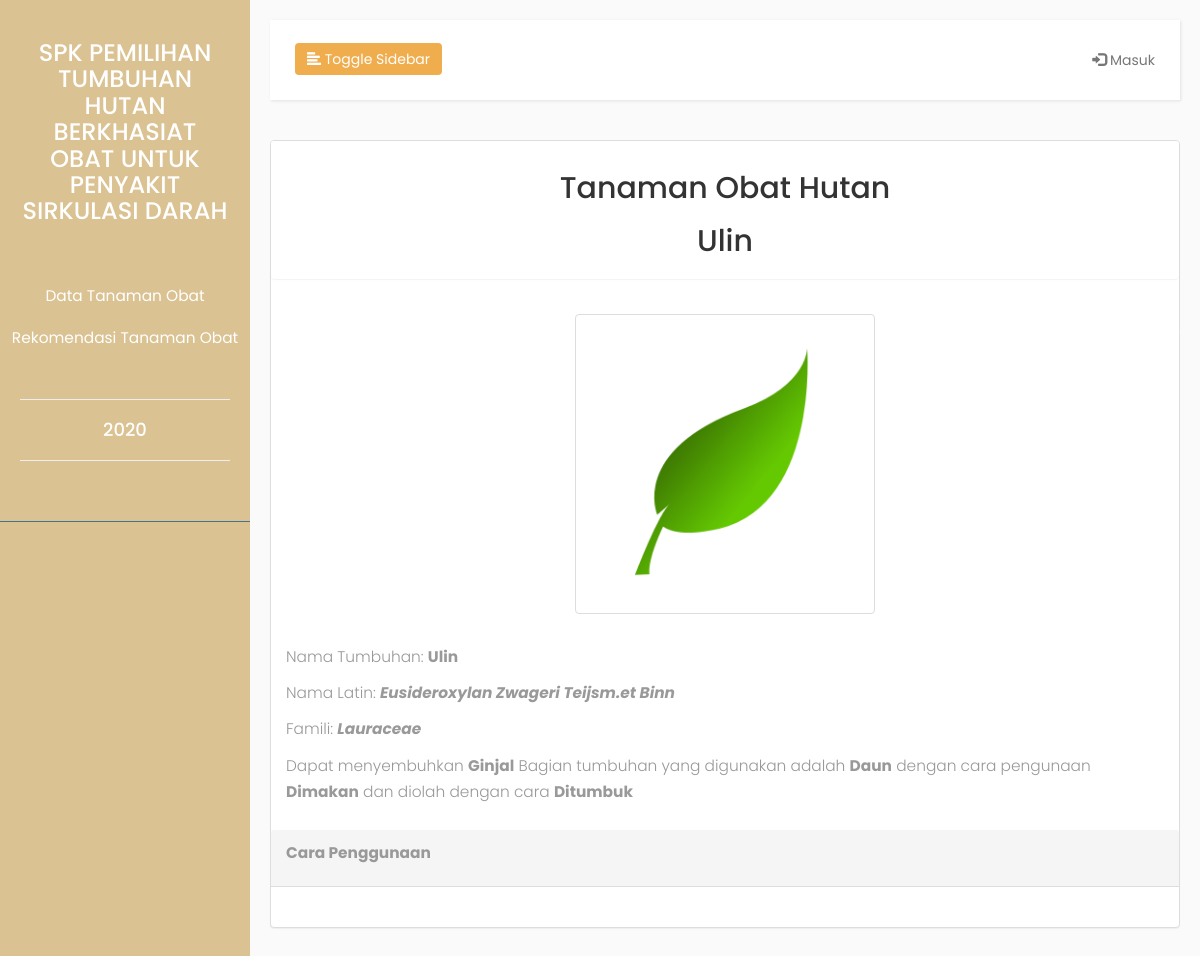
Page /wiki_tumbuhan.php?pohon=523 on the committed database.
### tables this page shows
CREATE TABLE `tumbuhan_obat` (
  `id_tumbuhan` int(11) NOT NULL,
  `nama_tumbuhan` varchar(255) NOT NULL,
  `khasiat` varchar(255) NOT NULL,
  `cara_pengolahan` varchar(255) NOT NULL,
  `cara_penggunaan` varchar(255) NOT NULL,
  `bagian_tumbuhan` varchar(255) NOT NULL,
  `jenis_tumbuhan` varchar(255) NOT NULL,
  `latin` varchar(255) DEFAULT NULL,
  `famili` varchar(255) DEFAULT NULL,
  `resep` text,
  `gambar` varchar(255) DEFAULT NULL,
  `qi` float DEFAULT NULL
);

### wiki_tumbuhan.php (the view, shortened to what this page needs)
<?php
include 'koneksi.php';
$id = $_GET['pohon'];
$query=mysqli_query($dbh,"select * from tumbuhan_obat where id_tumbuhan='$id'");
$data=mysqli_fetch_array($query);
 ?>
<!DOCTYPE html>
<html>
    <head>
        <link rel="stylesheet" href="asset/bootstrap/css/bootstrap.css">
        <link rel="stylesheet" href="asset/index.css">
    </head>
    <body>
        <div class="wrapper">
            <nav id="sidebar" style="background-color: #dac292">
                <div class="sidebar-header" style="background-color: #dac292">
                    <a href="index.php"><center>
                    <h3><center>SPK PEMILIHAN TUMBUHAN HUTAN BERKHASIAT OBAT UNTUK PENYAKIT SIRKULASI DARAH</center></h3>
                    </center>
                        </a></strong>
                </div>
                <ul class="list-unstyled components">
                    <li>
                        <a href="data_tanaman.php">
                            <center>
                            Data Tanaman Obat
                            </center>
                        </a>
                    </li>
                    <li>
                      <a href="rekomendasi.php" aria-expanded="false">
                            <center>
                            Rekomendasi Tanaman Obat
                            </center>
                            </a>
                    </li>
                <ul class="list-unstyled CTAs">
                    <hr>
                    <center>
                        <h4><?php echo date('Y') ?></h4>
                    </center>
                    <hr>
                </ul>
            </nav>
            <div id="content">
                <nav class="navbar navbar-default">
                    <div class="container-fluid">
                        <div class="navbar-header">
                            <button type="button" id="sidebarCollapse" class="btn btn-warning navbar-btn">
                                <i class="glyphicon glyphicon-align-left"></i>
                                <span>Toggle Sidebar</span>
                            </button>
                        </div>
                        <ul class="nav navbar-nav navbar-right">
                            <li><a href="login.php"><span class="glyphicon glyphicon-log-in"></span> Masuk</a></li>
                        </ul>
                    </div>
                </nav>
                <div class="panel panel-default">
                <center>
                <div class="panel panel-heading">
                    <h2>Tanaman Obat Hutan</h2>
                    <h2><?php echo $data['nama_tumbuhan']; ?></h2>
                </div>
                <div class="panel-body">
            	<img src="gambar/<?php
                        if(empty($data['gambar'])){
                            echo "daun-kartun-png-1.png";
                        }else{
                            echo $data['gambar'];
                        }?>"
                        class="img-thumbnail" width="300" heigth="300" ></center>
                <div class="panel-body">
                    <p>
                    Nama Tumbuhan: <strong><?php echo $data['nama_tumbuhan']; ?></strong></p>
                    <p>Nama Latin: <i><strong><?php echo $data['latin']; ?></strong></i></p>
                    <p>Famili: <i><strong><?php echo $data['famili']; ?></strong></i></p>
                <p>Dapat menyembuhkan <strong><?php echo $data['khasiat']; ?></strong>
                Bagian tumbuhan yang digunakan adalah <strong><?php
                if ( $data['bagian_tumbuhan'] == 'KulitBatang') {
                    echo "Kulit Batang";
                }else
                echo $data['bagian_tumbuhan']; ?></strong>
                dengan cara pengunaan <strong><?php echo $data['cara_penggunaan']; ?></strong>
                dan diolah dengan cara <strong><?php echo $data['cara_pengolahan']; ?></strong></p>
                </div>
                <div class="panel-heading">
                <p><strong>Cara Penggunaan</strong></p>
                </div>
                <div class="panel-body">
                </div>
                </div>
                <br><br><br>
                </div>
                </div>
    </body>
</html>

### asset/index.css (style rules this page uses)
body { font-family: 'Poppins', sans-serif; background: #fafafa; }
p { font-family: 'Poppins', sans-serif; font-size: 1.1em; font-weight: 300; line-height: 1.7em; color: #999; }
a, a:hover, a:focus { color: inherit; text-decoration: none; transition: all 0.3s; }
.navbar { padding: 15px 10px; background: #fff; border: none; border-radius: 0; margin-bottom: 40px; box-shadow: 1px 1px 3px rgba(0, 0, 0, 0.1); }
.navbar-btn { box-shadow: none; outline: none !important; border: none; }
i, span { display: inline-block; }
.wrapper { display: flex; align-items: stretch; }
#sidebar { min-width: 250px; max-width: 250px; background: #7386D5; color: #fff; transition: all 0.3s; }
#sidebar ul li a { text-align: left; }
#sidebar .sidebar-header { padding: 20px; background: #6d7fcc; }
#sidebar ul.components { padding: 20px 0; border-bottom: 1px solid #47748b; }
#sidebar ul li a { padding: 10px; font-size: 1.1em; display: block; }
a[aria-expanded="false"]::before, a[aria-expanded="true"]::before { content: '\e259'; display: block; position: absolute; right: 20px; font-family: 'Glyphicons Halflings'; font-size: 0.6em; }
ul.CTAs { padding: 20px; }
#content { padding: 20px; min-height: 100vh; transition: all 0.3s; }

### rows in the picture
tumbuhan_obat: nama_tumbuhan "Ulin", latin "Eusideroxylan Zwageri Teijsm.et Binn", famili "Lauraceae", khasiat "Ginjal", bagian_tumbuhan "Daun", cara_penggunaan "Dimakan", cara_pengolahan "Ditumbuk"
